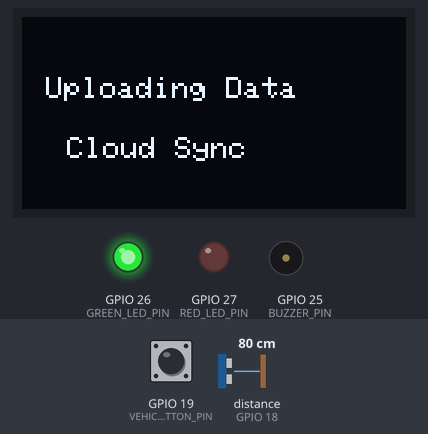
A sketch run on a simulated ESP32. Parts: 128×64 one-colour display, output pins drawn as LEDs (lit = HIGH), buzzer (waves = sounding). Wiring (inferred from the names in the program): ultrasonic range finder: trigger GPIO 5; echo GPIO 18. Inputs (shaded band) come from the test bench; at power-on: distance to the obstacle (sensor on GPIO 18) 80 cm, GPIO 19 (VEHICLE_BUTTON_PIN) HIGH. The echo pulse lasts 58.3 µs per cm; WiFi joins after 1.5 s; servers stay silent unless stated; uploads are accepted with an empty reply; pins used as bus, display or sensor lines are not drawn; what the sketch prints to the serial monitor is not drawn.

Above: at 5.3 s.
5.4 s: distance to the obstacle (sensor on GPIO 18) set to 16 cm
At 6.15 s:
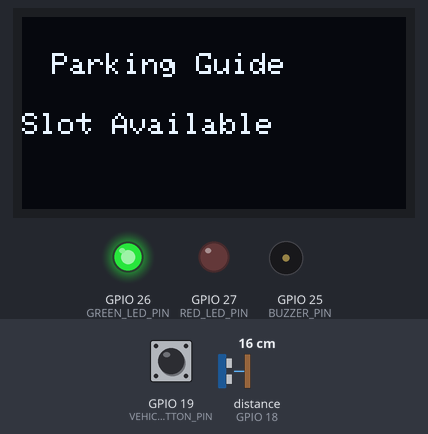
6.9 s: distance to the obstacle (sensor on GPIO 18) set to 13 cm
At 7.96 s:
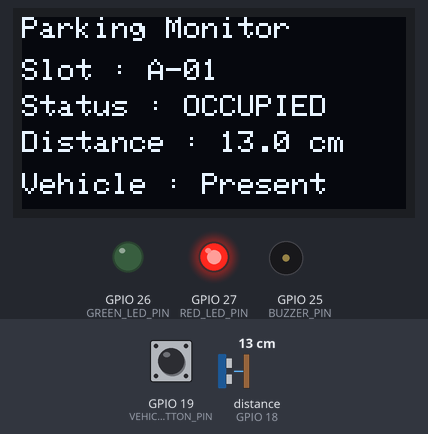
10.1 s: distance to the obstacle (sensor on GPIO 18) set to 2 cm
At 12.17 s:
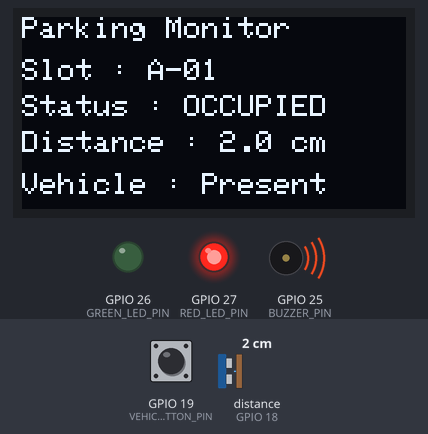
Timing chart, 0 to 20.4 s (numbered marks = the images above; inputs shaded):
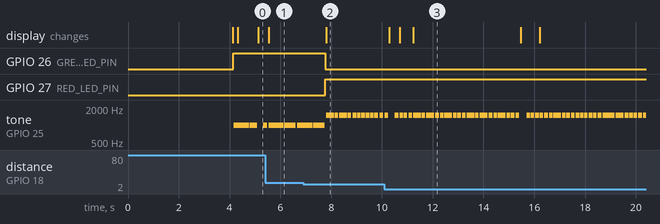

Measured:
- the behaviour switches between 15 and 14 cm on distance to the obstacle (sensor on GPIO 18) (found by bisection; images 1 and 2)
- after the input at 6.9 s, GPIO 26 (GREEN_LED_PIN): HIGH → LOW after 0.87 s; GPIO 27 (RED_LED_PIN): LOW → HIGH after 0.87 s; the display: changes after 0.91 s (image 2)
- after the input at 10.1 s, the display: first differs from a run without the input after 1.1 s (image 3)
- by itself, tone on GPIO 25 (BUZZER_PIN): plays 1500 Hz for 0.15 s, 1500 Hz for 0.15 s, 1500 Hz for 0.15 s, 1500 Hz for 0.15 s, 1500 Hz for 0.15 s, 1500 Hz for 0.15 s … (56 notes in this stretch)

The sketch:

Smart_Parking_System.ino
```cpp
/*
Project: Smart Parking Availability and Management System
Author: P Meet Kumar
Roll Number: IoT 009

Description:
Main program of the Smart Parking
Availability and Management System.
This file integrates all modules and
controls the complete parking workflow.
*/

#include "Config.h"
#include "Credentials.h"

#include "Sensor_Manager.h"
#include "Parking_Manager.h"
#include "Display_Manager.h"
#include "Alert_Manager.h"
#include "Cloud_Manager.h"
#include "Analytics_Manager.h"
#include "Helper_Functions.h"

// Hardware Objects
Adafruit_SSD1306 display(
    SCREEN_WIDTH,
    SCREEN_HEIGHT,
    &Wire,
    OLED_RESET
);

// Timer Variables
unsigned long previousSensorMillis = 0;
unsigned long previousDisplayMillis = 0;
unsigned long previousCloudMillis = 0;
unsigned long previousAnalyticsMillis = 0;

// System Setup
void setup()
{
    Serial.begin(115200);

    initializeSensors();

    initializeParking();

    initializeAlerts();

    display.begin(
        SSD1306_SWITCHCAPVCC,
        0x3C
    );

    printProjectInfo();

    showStartupScreen();

    connectWiFi();

    runDiagnostics();

    systemReady();

    showReadyScreen();
}

// Main Loop
void loop()
{
    // Maintain Wi-Fi Connection
    reconnectWiFi();

    // Read Parking Sensor
    if (millis() - previousSensorMillis >= SENSOR_INTERVAL)
    {
        previousSensorMillis = millis();

        updateSensorData();

        updateParkingSystem();

        printSensorData();

        printParkingStatistics();

        printAlertStatus();

        updateAlerts();
    }

    // Update OLED Display
    if (millis() - previousDisplayMillis >= DISPLAY_INTERVAL)
    {
        previousDisplayMillis = millis();

        if (parkingStatus.occupied)
        {
            showParkingStatus();
        }
        else
        {
            showGuidanceScreen();
        }
    }

    // Upload Data to Cloud
    if (millis() - previousCloudMillis >= CLOUD_INTERVAL)
    {
        previousCloudMillis = millis();

        showCloudStatus();

        synchronizeCloud();
    }

    // Generate Analytics
    if (millis() - previousAnalyticsMillis >= 10000)
    {
        previousAnalyticsMillis = millis();

        updateAnalytics();

        printAnalyticsReport();

        printMonitoringSummary();
    }

    // Log Parking Events
    if (parkingStatus.occupied)
    {
        logParkingEvent();

        vehicleEntryAlert();
    }
    else
    {
        vehicleExitAlert();
    }
}
```

Config.h
```cpp
#ifndef CONFIG_H
#define CONFIG_H

/*
Project: Smart Parking Availability and Management System
Author: P Meet Kumar
Roll Number: IoT 009

Description:
Contains hardware configuration,
pin assignments, constants, and
shared data structures.
*/

#include <Arduino.h>
#include <Wire.h>
#include <WiFi.h>
#include <HTTPClient.h>

#include <Adafruit_GFX.h>
#include <Adafruit_SSD1306.h>

// OLED Configuration
#define SCREEN_WIDTH 128
#define SCREEN_HEIGHT 64
#define OLED_RESET -1

// Ultrasonic Sensor Pins
#define TRIG_PIN 5
#define ECHO_PIN 18

// Status LEDs
#define GREEN_LED_PIN 26
#define RED_LED_PIN 27

// Buzzer
#define BUZZER_PIN 25

// Simulation Button
#define VEHICLE_BUTTON_PIN 19

// Parking Parameters
const float SLOT_DISTANCE = 15.0;

// Update Intervals
const unsigned long SENSOR_INTERVAL = 1000;
const unsigned long DISPLAY_INTERVAL = 500;
const unsigned long CLOUD_INTERVAL = 5000;

// Parking Information
struct ParkingStatus
{
    float distance;
    bool occupied;
    String slotStatus;
    unsigned long occupiedTime;
};

// Parking Statistics
struct ParkingStatistics
{
    int totalVehicles;
    int availableSlots;
    int occupiedSlots;
    float occupancyPercentage;
};

// Hardware Objects
extern Adafruit_SSD1306 display;

// Global Variables
extern ParkingStatus parkingStatus;
extern ParkingStatistics parkingStatistics;

#endif
```

Alert_Manager.h
```cpp
#ifndef ALERT_MANAGER_H
#define ALERT_MANAGER_H

/*
Project: Smart Parking Availability and Management System
Author: P Meet Kumar
Roll Number: IoT 009

Description:
Controls LEDs and buzzer to indicate
parking slot availability and vehicle
entry or exit events.
*/

#include "Config.h"

// Initialize alert devices
void initializeAlerts()
{
    pinMode(GREEN_LED_PIN, OUTPUT);
    pinMode(RED_LED_PIN, OUTPUT);
    pinMode(BUZZER_PIN, OUTPUT);

    digitalWrite(GREEN_LED_PIN, LOW);
    digitalWrite(RED_LED_PIN, LOW);

    noTone(BUZZER_PIN);
}

// Slot Available
void availableAlert()
{
    digitalWrite(GREEN_LED_PIN, HIGH);
    digitalWrite(RED_LED_PIN, LOW);

    noTone(BUZZER_PIN);
}

// Slot Occupied
void occupiedAlert()
{
    digitalWrite(GREEN_LED_PIN, LOW);
    digitalWrite(RED_LED_PIN, HIGH);

    noTone(BUZZER_PIN);
}

// Vehicle Entry Alert
void vehicleEntryAlert()
{
    tone(BUZZER_PIN, 1500);

    delay(150);

    noTone(BUZZER_PIN);
}

// Vehicle Exit Alert
void vehicleExitAlert()
{
    tone(BUZZER_PIN, 1000);

    delay(150);

    noTone(BUZZER_PIN);
}

// Update LED Indicators
void updateAlerts()
{
    if (parkingStatus.occupied)
    {
        occupiedAlert();
    }
    else
    {
        availableAlert();
    }
}

// Parking Status
void printAlertStatus()
{
    Serial.println();

    Serial.println("Alert Status");
    Serial.println("------------------------------");

    Serial.print("Green LED : ");

    if (!parkingStatus.occupied)
    {
        Serial.println("ON");
    }
    else
    {
        Serial.println("OFF");
    }

    Serial.print("Red LED   : ");

    if (parkingStatus.occupied)
    {
        Serial.println("ON");
    }
    else
    {
        Serial.println("OFF");
    }

    Serial.println();
}

// Alarm Test
void runAlertTest()
{
    Serial.println();

    Serial.println("Running Alert Test");

    digitalWrite(GREEN_LED_PIN, HIGH);
    digitalWrite(RED_LED_PIN, HIGH);

    tone(BUZZER_PIN, 1800);

    delay(500);

    noTone(BUZZER_PIN);

    digitalWrite(GREEN_LED_PIN, LOW);
    digitalWrite(RED_LED_PIN, LOW);

    delay(300);

    availableAlert();

    Serial.println("Alert Test Completed");

    Serial.println();
}

// Turn OFF all alerts
void clearAlerts()
{
    digitalWrite(GREEN_LED_PIN, LOW);

    digitalWrite(RED_LED_PIN, LOW);

    noTone(BUZZER_PIN);
}

#endif
```

Analytics_Manager.h
```cpp
#ifndef ANALYTICS_MANAGER_H
#define ANALYTICS_MANAGER_H

/*
Project: Smart Parking Availability and Management System
Author: P Meet Kumar
Roll Number: IoT 009

Description:
Calculates parking utilization,
vehicle statistics, occupancy trends,
and generates analytics reports.
*/

#include "Config.h"
#include "Credentials.h"

// Total monitoring time
unsigned long monitoringStartTime = millis();

// Peak occupancy
float peakOccupancy = 0.0;

// Update occupancy percentage
void updateAnalytics()
{
    parkingStatistics.occupancyPercentage =
        ((float)parkingStatistics.occupiedSlots /
        TOTAL_SLOTS) * 100.0;

    if (parkingStatistics.occupancyPercentage > peakOccupancy)
    {
        peakOccupancy =
            parkingStatistics.occupancyPercentage;
    }
}

// Parking utilization
float getParkingUtilization()
{
    return parkingStatistics.occupancyPercentage;
}

// Average parking duration
unsigned long getParkingDuration()
{
    if (parkingStatus.occupied)
    {
        return (millis() -
                parkingStatus.occupiedTime) / 1000;
    }

    return 0;
}

// Estimated available slots
int estimateAvailableSlots()
{
    return parkingStatistics.availableSlots;
}

// Peak parking usage
float getPeakOccupancy()
{
    return peakOccupancy;
}

// Generate analytics report
void printAnalyticsReport()
{
    Serial.println();

    Serial.println("Parking Analytics");
    Serial.println("------------------------------");

    Serial.print("Total Slots : ");
    Serial.println(TOTAL_SLOTS);

    Serial.print("Occupied Slots : ");
    Serial.println(parkingStatistics.occupiedSlots);

    Serial.print("Available Slots : ");
    Serial.println(parkingStatistics.availableSlots);

    Serial.print("Vehicles Served : ");
    Serial.println(parkingStatistics.totalVehicles);

    Serial.print("Current Usage : ");
    Serial.print(getParkingUtilization(), 1);
    Serial.println("%");

    Serial.print("Peak Usage : ");
    Serial.print(getPeakOccupancy(), 1);
    Serial.println("%");

    Serial.print("Parking Time : ");
    Serial.print(getParkingDuration());
    Serial.println(" Seconds");

    Serial.println();
}

// Monitoring summary
void printMonitoringSummary()
{
    unsigned long runningTime =
        (millis() - monitoringStartTime) / 1000;

    Serial.println();

    Serial.println("Monitoring Summary");
    Serial.println("------------------------------");

    Serial.print("System Uptime : ");
    Serial.print(runningTime);
    Serial.println(" Seconds");

    Serial.print("Current Status : ");
    Serial.println(parkingStatus.slotStatus);

    Serial.print("Recommendation : ");
    Serial.println(getParkingRecommendation());

    Serial.println();
}

// Predict parking availability
String predictAvailability()
{
    if (parkingStatistics.availableSlots > 20)
    {
        return "High Availability";
    }

    if (parkingStatistics.availableSlots > 10)
    {
        return "Moderate Availability";
    }

    if (parkingStatistics.availableSlots > 0)
    {
        return "Limited Availability";
    }

    return "Parking Full";
}

#endif
```

Cloud_Manager.h
```cpp
#ifndef CLOUD_MANAGER_H
#define CLOUD_MANAGER_H

/*
Project: Smart Parking Availability and Management System
Author: P Meet Kumar
Roll Number: IoT 009

Description:
Manages Wi-Fi connectivity and uploads
parking information to the cloud server.
*/

#include "Config.h"
#include "Credentials.h"

// Connect to Wi-Fi
bool connectWiFi()
{
    Serial.println();
    Serial.print("Connecting to Wi-Fi");

    WiFi.begin(WIFI_SSID, WIFI_PASSWORD);

    unsigned long startTime = millis();

    while (WiFi.status() != WL_CONNECTED)
    {
        Serial.print(".");

        delay(500);

        if (millis() - startTime > WIFI_TIMEOUT)
        {
            Serial.println();
            Serial.println("Connection Failed");

            return false;
        }
    }

    Serial.println();
    Serial.println("Wi-Fi Connected");

    Serial.print("IP Address : ");
    Serial.println(WiFi.localIP());

    return true;
}

// Check Wi-Fi status
bool isWiFiConnected()
{
    return WiFi.status() == WL_CONNECTED;
}

// Upload parking data
void uploadParkingData()
{
    if (!isWiFiConnected())
    {
        Serial.println();
        Serial.println("Cloud Upload Skipped");
        Serial.println("Wi-Fi Not Connected");

        return;
    }

    HTTPClient http;

    http.begin(SERVER_URL);

    http.addHeader("Content-Type", "application/json");
    http.addHeader("API-Key", API_KEY);

    String jsonData = "{";

    jsonData += "\"device\":\"";
    jsonData += DEVICE_ID;
    jsonData += "\",";

    jsonData += "\"parking\":\"";
    jsonData += PARKING_NAME;
    jsonData += "\",";

    jsonData += "\"zone\":\"";
    jsonData += PARKING_ZONE;
    jsonData += "\",";

    jsonData += "\"slot\":\"";
    jsonData += SLOT_ID;
    jsonData += "\",";

    jsonData += "\"distance\":";
    jsonData += String(parkingStatus.distance, 1);
    jsonData += ",";

    jsonData += "\"occupied\":";
    jsonData += parkingStatus.occupied ? "true" : "false";
    jsonData += ",";

    jsonData += "\"status\":\"";
    jsonData += parkingStatus.slotStatus;
    jsonData += "\"";

    jsonData += "}";

    int responseCode = http.POST(jsonData);

    Serial.println();
    Serial.println("Cloud Synchronization");
    Serial.println("------------------------------");

    Serial.print("HTTP Response : ");
    Serial.println(responseCode);

    if (responseCode > 0)
    {
        Serial.println("Parking Data Uploaded");
    }
    else
    {
        Serial.println("Upload Failed");
    }

    http.end();
}

// Print network information
void printNetworkStatus()
{
    Serial.println();

    Serial.println("Network Information");
    Serial.println("------------------------------");

    Serial.print("Parking : ");
    Serial.println(PARKING_NAME);

    Serial.print("Zone : ");
    Serial.println(PARKING_ZONE);

    Serial.print("Slot : ");
    Serial.println(SLOT_ID);

    Serial.print("Wi-Fi : ");

    if (isWiFiConnected())
    {
        Serial.println("Connected");
    }
    else
    {
        Serial.println("Disconnected");
    }

    Serial.println();
}

// Synchronize cloud
void synchronizeCloud()
{
    printNetworkStatus();

    uploadParkingData();
}

// Reconnect Wi-Fi
void reconnectWiFi()
{
    if (isWiFiConnected())
    {
        return;
    }

    Serial.println();

    Serial.println("Reconnecting Wi-Fi...");

    connectWiFi();
}

#endif
```

Credentials.h
```cpp
#ifndef CREDENTIALS_H
#define CREDENTIALS_H

/*
Project: Smart Parking Availability and Management System
Author: P Meet Kumar
Roll Number: IoT 009

Description:
Stores Wi-Fi credentials, cloud
configuration, and parking details.
*/

// Wi-Fi Credentials
const char* WIFI_SSID = "YOUR_WIFI_NAME";
const char* WIFI_PASSWORD = "YOUR_WIFI_PASSWORD";

// Device Information
const char* DEVICE_ID = "PARKING_NODE_001";

// Parking Information
const char* PARKING_NAME = "Jammu Smart Parking";
const char* PARKING_ZONE = "Zone-A";
const char* SLOT_ID = "A-01";

// Cloud Server
const char* SERVER_URL =
"https://your-server-api.com/api/parking";

// API Key
const char* API_KEY = "YOUR_API_KEY";

// MQTT Configuration (Optional)
const char* MQTT_BROKER = "broker.hivemq.com";
const int MQTT_PORT = 1883;
const char* MQTT_TOPIC = "jammu/parking/status";

// Wi-Fi Configuration
const unsigned long WIFI_TIMEOUT = 15000;
const unsigned long SYNC_INTERVAL = 5000;

// Parking Capacity
const int TOTAL_SLOTS = 100;

#endif
```

Display_Manager.h
```cpp
#ifndef DISPLAY_MANAGER_H
#define DISPLAY_MANAGER_H

/*
Project: Smart Parking Availability and Management System
Author: P Meet Kumar
Roll Number: IoT 009

Description:
Controls the OLED display and
shows parking information,
system status, and statistics.
*/

#include "Config.h"
#include "Parking_Manager.h"

// Startup Screen
void showStartupScreen()
{
    display.clearDisplay();

    display.setTextSize(2);
    display.setTextColor(SSD1306_WHITE);

    display.setCursor(10, 10);
    display.println("SMART");

    display.setCursor(15, 32);
    display.println("PARKING");

    display.setTextSize(1);

    display.setCursor(12, 56);
    display.println("System Starting");

    display.display();

    delay(2500);
}

// Live Parking Status
void showParkingStatus()
{
    display.clearDisplay();

    display.setTextSize(1);

    display.setCursor(0, 0);
    display.println("Parking Monitor");

    display.setCursor(0, 14);
    display.print("Slot : ");
    display.println(SLOT_ID);

    display.setCursor(0, 26);
    display.print("Status : ");
    display.println(parkingStatus.slotStatus);

    display.setCursor(0, 38);
    display.print("Distance : ");
    display.print(parkingStatus.distance, 1);
    display.println(" cm");

    display.setCursor(0, 52);
    display.print("Vehicle : ");

    if (parkingStatus.occupied)
    {
        display.println("Present");
    }
    else
    {
        display.println("Absent");
    }

    display.display();
}

// Statistics Screen
void showStatisticsScreen()
{
    display.clearDisplay();

    display.setTextSize(1);

    display.setCursor(0, 0);
    display.println("Parking Statistics");

    display.setCursor(0, 14);
    display.print("Available : ");
    display.println(parkingStatistics.availableSlots);

    display.setCursor(0, 26);
    display.print("Occupied : ");
    display.println(parkingStatistics.occupiedSlots);

    display.setCursor(0, 38);
    display.print("Vehicles : ");
    display.println(parkingStatistics.totalVehicles);

    display.setCursor(0, 52);
    display.print("Usage : ");
    display.print(parkingStatistics.occupancyPercentage,1);
    display.println("%");

    display.display();
}

// Guidance Screen
void showGuidanceScreen()
{
    display.clearDisplay();

    display.setTextSize(1);

    display.setCursor(10, 12);
    display.println("Parking Guide");

    display.setCursor(0, 32);
    display.println(getParkingRecommendation());

    display.display();
}

// Cloud Status
void showCloudStatus()
{
    display.clearDisplay();

    display.setTextSize(1);

    display.setCursor(8, 20);
    display.println("Uploading Data");

    display.setCursor(15, 40);
    display.println("Cloud Sync");

    display.display();
}

// System Ready
void showReadyScreen()
{
    display.clearDisplay();

    display.setTextSize(2);

    display.setCursor(18, 18);
    display.println("READY");

    display.setTextSize(1);

    display.setCursor(12, 54);
    display.println("Monitoring...");

    display.display();
}

// System Error
void showSystemError()
{
    display.clearDisplay();

    display.setTextSize(2);

    display.setCursor(12, 18);
    display.println("ERROR");

    display.setTextSize(1);

    display.setCursor(5, 54);
    display.println("Check Sensor");

    display.display();
}

#endif
```

Source omitted: Helper_Functions.h (3290 bytes), Parking_Manager.h (3278 bytes), Sensor_Manager.h (2423 bytes)
